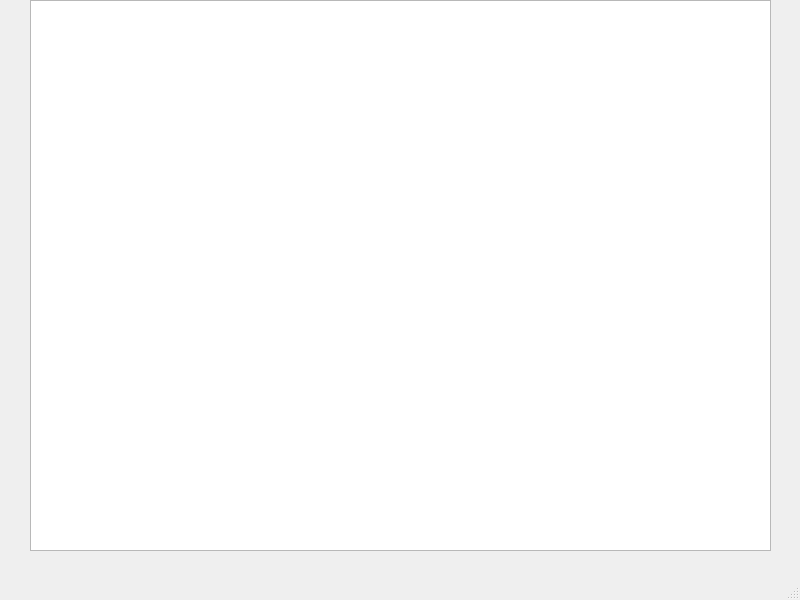
<?xml version="1.0" encoding="UTF-8"?>
<ui version="4.0">
 <class>MainWindow</class>
 <widget class="QMainWindow" name="MainWindow">
  <property name="geometry">
   <rect>
    <x>0</x>
    <y>0</y>
    <width>800</width>
    <height>600</height>
   </rect>
  </property>
  <property name="windowTitle">
   <string>MainWindow</string>
  </property>
  <widget class="QWidget" name="centralwidget">
   <widget class="QListWidget" name="listWidget">
    <property name="geometry">
     <rect>
      <x>30</x>
      <y>0</y>
      <width>741</width>
      <height>551</height>
     </rect>
    </property>
   </widget>
  </widget>
  <widget class="QMenuBar" name="menubar">
   <property name="geometry">
    <rect>
     <x>0</x>
     <y>0</y>
     <width>800</width>
     <height>21</height>
    </rect>
   </property>
  </widget>
  <widget class="QStatusBar" name="statusbar"/>
 </widget>
 <resources/>
 <connections/>
</ui>
